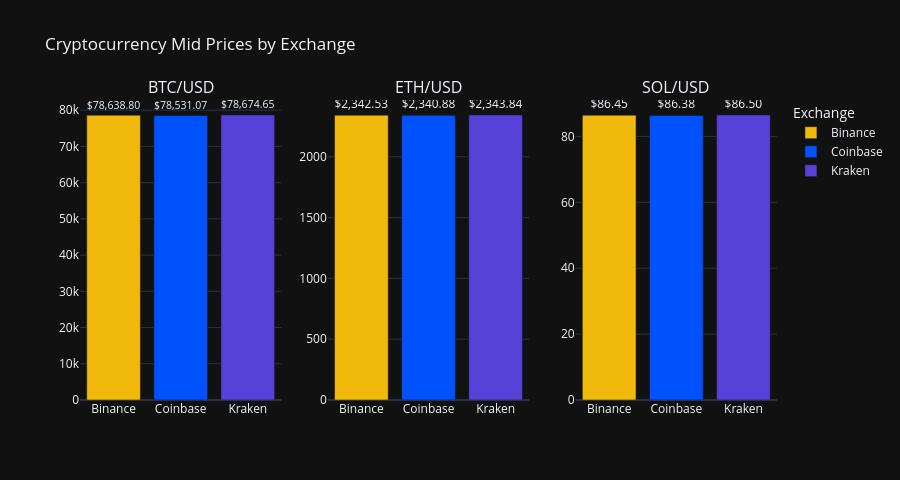

Notebook cell for this chart:
### Markdown cell above
## Section 4 — Visualizations

Four interactive Plotly charts are generated and saved to `sample_output/`:

| Chart | File | Purpose |
|-------|------|---------|
| Price Comparison | `price_comparison.html` | Mid prices side-by-side per exchange |
| Spread Heatmap | `spread_heatmap.html` | Bid-ask spread by exchange × coin |
| Arbitrage Bars | `arbitrage_spread.html` | Gross vs net spread per coin |
| Full Dashboard | `arbitrage_dashboard.html` | 2×2 summary for presentations |

### Code cell
# ── Chart 1: Mid-price comparison per exchange ───────────────────────────────
coins_sorted = sorted(df['coin'].unique())
fig1 = make_subplots(
    rows=1, cols=len(coins_sorted),
    subplot_titles=[f'{c}/USD' for c in coins_sorted],
    shared_yaxes=False,
)

for col_idx, coin in enumerate(coins_sorted, start=1):
    coin_df = df[df['coin'] == coin].sort_values('exchange')
    for _, row in coin_df.iterrows():
        exchange = row['exchange']
        color    = EXCHANGE_COLORS.get(exchange, '#888888')
        fig1.add_trace(
            go.Bar(
                name=exchange,
                x=[exchange],
                y=[row['mid']],
                marker_color=color,
                showlegend=(col_idx == 1),
                text=[f'${row["mid"]:,.2f}'],
                textposition='outside',
            ),
            row=1, col=col_idx,
        )

fig1.update_layout(
    title='Cryptocurrency Mid Prices by Exchange',
    template='plotly_dark',
    height=480,
    barmode='group',
    showlegend=True,
    legend_title='Exchange',
)
fig1.show()
fig1.write_html('sample_output/price_comparison.html')
print('Saved: sample_output/price_comparison.html')

### Figure 1 — Plotly figure (JSON) as saved in the notebook; plotly's stock layout.template omitted (floating-point values rounded to 4 significant figures)
{"data": [{"marker": {"color": "#F0B90B"}, "name": "Binance", "showlegend": true, "text": ["$78,638.80"], "textposition": "outside", "type": "bar", "x": ["Binance"], "xaxis": "x", "y": [78640.0], "yaxis": "y"}, {"marker": {"color": "#0052FF"}, "name": "Coinbase", "showlegend": true, "text": ["$78,531.07"], "textposition": "outside", "type": "bar", "x": ["Coinbase"], "xaxis": "x", "y": [78530.0], "yaxis": "y"}, {"marker": {"color": "#5741D9"}, "name": "Kraken", "showlegend": true, "text": ["$78,674.65"], "textposition": "outside", "type": "bar", "x": ["Kraken"], "xaxis": "x", "y": [78670.0], "yaxis": "y"}, {"marker": {"color": "#F0B90B"}, "name": "Binance", "showlegend": false, "text": ["$2,342.53"], "textposition": "outside", "type": "bar", "x": ["Binance"], "xaxis": "x2", "y": [2343.0], "yaxis": "y2"}, {"marker": {"color": "#0052FF"}, "name": "Coinbase", "showlegend": false, "text": ["$2,340.88"], "textposition": "outside", "type": "bar", "x": ["Coinbase"], "xaxis": "x2", "y": [2341.0], "yaxis": "y2"}, {"marker": {"color": "#5741D9"}, "name": "Kraken", "showlegend": false, "text": ["$2,343.84"], "textposition": "outside", "type": "bar", "x": ["Kraken"], "xaxis": "x2", "y": [2344.0], "yaxis": "y2"}, {"marker": {"color": "#F0B90B"}, "name": "Binance", "showlegend": false, "text": ["$86.45"], "textposition": "outside", "type": "bar", "x": ["Binance"], "xaxis": "x3", "y": [86.45], "yaxis": "y3"}, {"marker": {"color": "#0052FF"}, "name": "Coinbase", "showlegend": false, "text": ["$86.38"], "textposition": "outside", "type": "bar", "x": ["Coinbase"], "xaxis": "x3", "y": [86.38], "yaxis": "y3"}, {"marker": {"color": "#5741D9"}, "name": "Kraken", "showlegend": false, "text": ["$86.50"], "textposition": "outside", "type": "bar", "x": ["Kraken"], "xaxis": "x3", "y": [86.5], "yaxis": "y3"}], "layout": {"annotations": [{"font": {"size": 16}, "showarrow": false, "text": "BTC/USD", "x": 0.1444, "xanchor": "center", "xref": "paper", "y": 1, "yanchor": "bottom", "yref": "paper"}, {"font": {"size": 16}, "showarrow": false, "text": "ETH/USD", "x": 0.5, "xanchor": "center", "xref": "paper", "y": 1, "yanchor": "bottom", "yref": "paper"}, {"font": {"size": 16}, "showarrow": false, "text": "SOL/USD", "x": 0.8556, "xanchor": "center", "xref": "paper", "y": 1, "yanchor": "bottom", "yref": "paper"}], "barmode": "group", "height": 480, "legend": {"title": {"text": "Exchange"}}, "showlegend": true, "title": {"text": "Cryptocurrency Mid Prices by Exchange"}, "xaxis": {"anchor": "y", "domain": [0, 0.2889]}, "xaxis2": {"anchor": "y2", "domain": [0.3556, 0.6444]}, "xaxis3": {"anchor": "y3", "domain": [0.7111, 1]}, "yaxis": {"anchor": "x", "domain": [0, 1]}, "yaxis2": {"anchor": "x2", "domain": [0, 1]}, "yaxis3": {"anchor": "x3", "domain": [0, 1]}}}
